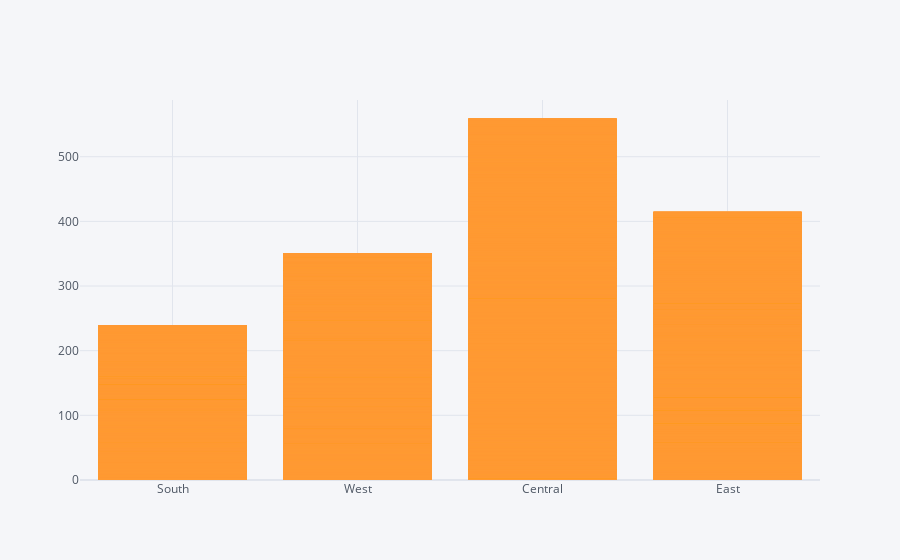

Here is the notebook cell this chart was saved with:
### Code cell
df.iplot(x='Region',y='Discount',kind ='bar')

### Figure 1 — Plotly figure (JSON) as saved in the notebook; plotly's stock layout.template omitted (floating-point values rounded to 4 significant figures; data arrays with more than 128 entries replaced by an {"elided": "..."} marker saying what was removed)
{"data": [{"marker": {"color": "rgba(255, 153, 51, 0.6)", "line": {"color": "rgba(255, 153, 51, 1.0)", "width": 1}}, "name": "Discount", "orientation": "v", "text": "", "type": "bar", "x": {"elided": "9994 str values"}, "y": {"elided": "9994 float values"}}], "layout": {"legend": {"bgcolor": "#F5F6F9", "font": {"color": "#4D5663"}}, "paper_bgcolor": "#F5F6F9", "plot_bgcolor": "#F5F6F9", "title": {"font": {"color": "#4D5663"}}, "xaxis": {"gridcolor": "#E1E5ED", "showgrid": true, "tickfont": {"color": "#4D5663"}, "title": {"font": {"color": "#4D5663"}, "text": ""}, "zerolinecolor": "#E1E5ED"}, "yaxis": {"gridcolor": "#E1E5ED", "showgrid": true, "tickfont": {"color": "#4D5663"}, "title": {"font": {"color": "#4D5663"}, "text": ""}, "zerolinecolor": "#E1E5ED"}}}
